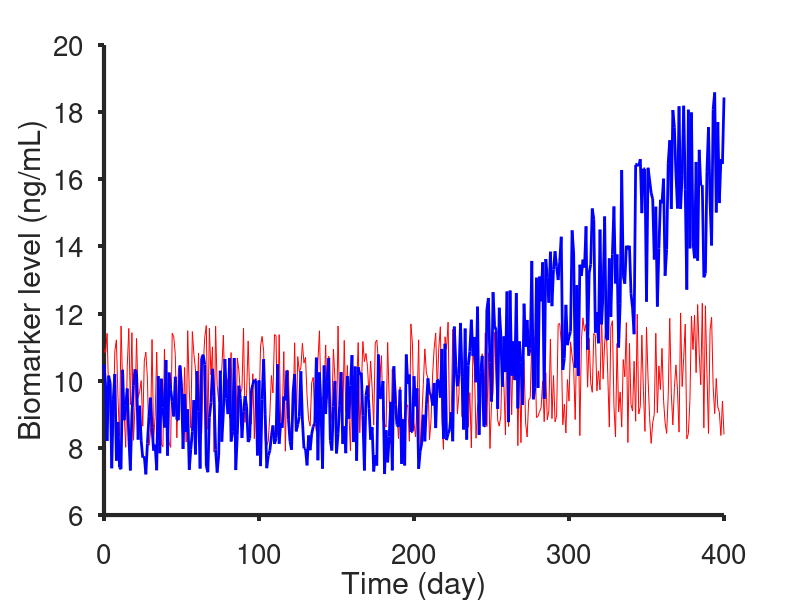

Here is the MATLAB script that generated this plot: (Note: this script raises an error after producing the figure.)
%% observation and sampling time only exponential
clear all; close all; clc
%
time = (0:400)';
num_patients = 200;
%healthy baseline and std
Ch0 = 8; %ng/mL
std_h = 1.5; %ng/mL
Ch0_rnd = std_h.*randn(num_patients,1) + Ch0;
s_mean_k_gr_non = linspace(0,0,1);
max_k_gr_non = log(2)/18/30 + s_mean_k_gr_non;% ;
min_k_gr_non = 1e-5 + s_mean_k_gr_non;% ;
% max_k_decay_non = log(2)/5/30;
% min_k_decay_non = log(2)/24/30;
k_gr_non_rnd = (max_k_gr_non - min_k_gr_non).*rand(num_patients,1) + min_k_gr_non;%mean([0 1/18/30]);
% k_decay_non_rnd = (max_k_decay_non - min_k_decay_non).*rand(num_patients,size(k_gr_non_rnd,2)) + min_k_decay_non;%mean([1/(24*30) 1/150]);

m_k_gr_non_rnd = mean(k_gr_non_rnd);
sd_k_gr_non_rnd = std(k_gr_non_rnd);

%unhealthy baseline and std
Ca0 = 8; %ng/mL
std_a = 1.5; %ng/mL
Ca0_rnd = std_a.*randn(num_patients,1) + Ca0;
s_mean_k_growth_agg = linspace(0,0,1);
max_k_gr_agg = log(2)/2/30 + s_mean_k_growth_agg;
min_k_gr_agg = log(2)/18/300 + s_mean_k_growth_agg;
% max_k_decay_agg = log(2)/30;
% min_k_decay_agg = log(2)/5/30;
k_gr_agg_rnd = (max_k_gr_agg - min_k_gr_agg).*rand(num_patients,1) + min_k_gr_agg;%linspace(1/18/30,1/2/30,50); %day-1
% k_decay_agg_rnd = (max_k_decay_agg - min_k_decay_agg).*rand(num_patients,size(k_gr_non_rnd,2)) + min_k_decay_agg;%linspace(1/150,1/30,50); %day-1

m_k_gr_agg_rnd = mean(k_gr_agg_rnd);
sd_k_gr_rnd = std(k_gr_agg_rnd);

noise_i = 50;

C_healthy = zeros(numel(time),num_patients);
C_unhealthy = zeros(numel(time),num_patients);
t_onset = 200;




for j = 1:num_patients
    for i = 1:numel(time)
        if i < t_onset
            C_healthy(i,j) = Ch0_rnd(j);
            C_unhealthy(i,j) = Ca0_rnd(j);
        else
            C_healthy(i,j) = Ch0_rnd(j)*exp(k_gr_non_rnd(j)*time(i-(t_onset-1)));
            C_unhealthy(i,j) = Ca0_rnd(j)*exp(k_gr_agg_rnd(j)*time(i-(t_onset-1)));
        end
    end
end



C_healthy_noise1 = zeros(numel(time),num_patients);
C_unhealthy_noise1 = zeros(numel(time),num_patients);


for j = 1:num_patients
    C_healthy_noise1(:,j) = C_healthy(:,j)+noise_i*rand(1,numel(C_healthy(:,j)))'.*C_healthy(:,j)/100;
    C_unhealthy_noise1(:,j) = C_unhealthy(:,j)+noise_i*rand(1,numel(C_unhealthy(:,j)))'.*C_unhealthy(:,j)/100;
end


figure;plot(time,squeeze(C_healthy_noise1(:,1)),'r-',time,squeeze(C_unhealthy_noise1(:,1)),'b-','LineWidth', 2);%,time,squeeze(C_unhealthy_noise1(:,1,:)),'b-'); 
title('');
xlabel('Time (day)'); ylabel('Biomarker level (ng/mL)');
set(gca,'box','off','TickDir','out',...
    'FontSize',20,'FontName','Helvetica','LineWidth', 3);

% KNN
% model 1
p = 0.9;      % proportion of rows to select for training
N = num_patients;  % total number of rows
num_sample = round(linspace(1,50,10));
observationspan = round(linspace(1,400,400));
test_iter = 10;
tf_healthy = false(N,numel(num_sample),test_iter);    % create logical index vector
tf_healthy(1:round(p*N),:,:) = true;


for m = 1:numel(num_sample) 
    n = num_sample(m);
    meanF1(m) = 0;
    while (meanF1(m) < .9) && (n <= numel(observationspan))
        for l = 1:test_iter
            clear train_data test_data
            tf_healthy2(:,m,l) = tf_healthy(randperm(N),m,l);   % randomise order
            C_healthy_noise1_train(:,:,m,l) = C_healthy_noise1(:,squeeze(tf_healthy2(:,m,l)));
            C_healthy_noise1_test(:,:,m,l) = C_healthy_noise1(:,squeeze(~tf_healthy2(:,m,l)));
            % for now using the same index of random selection for healthy and
            % unhealthy
            C_unhealthy_noise1_train(:,:,m,l) = C_unhealthy_noise1(:,squeeze(tf_healthy2(:,m,l)));
            C_unhealthy_noise1_test(:,:,m,l) = C_unhealthy_noise1(:,squeeze(~tf_healthy2(:,m,l)));
            
            train_data = [C_healthy_noise1_train(round(linspace(1,observationspan(n),num_sample(m))),:,m,l),C_unhealthy_noise1_train(round(linspace(1,observationspan(n),num_sample(m))),:,m,l)];
            test_data = [C_healthy_noise1_test(round(linspace(1,observationspan(n),num_sample(m))),:,m,l),C_unhealthy_noise1_test(round(linspace(1,observationspan(n),num_sample(m))),:,m,l)];
            train_labels(:,m,l) = [ones(1,p*N),zeros(1,p*N)];
            test_true_labels(:,m,l) = [ones(1,round((1-p)*N)),zeros(1,round((1-p)*N))];
            
            [predicted_labels(:,m,l),nn_index,accuracy] = KNN_(3,train_data',train_labels(:,m,l)',test_data');
            [cm(:,:,m,l),gn(:,:,m,l)] = confusionmat(test_true_labels(:,m,l)',predicted_labels(:,m,l));
            % precision, recall and f1Scores
            %             accuracy1(:,m,n,l) =  sum(diag(cm(:,:,n,l)))./sum(sum(cm(:,:,n,l)));
            precision(:,m,l) = diag(cm(:,:,m,l))./sum(cm(:,:,m,l),2);
            recall(:,m,l) = diag(cm(:,:,m,l))./sum(cm(:,:,m,l),1)';
            f1Scores(:,m,l) = 2*(precision(:,m,l).*recall(:,m,l))./(precision(:,m,l)+recall(:,m,l));
            
        end        
        x(m) = n;
        n = n+1;
        meanF1(m) = mean(mean(f1Scores(:,m,:),1),3);
    end    
    observ_t(m) = observationspan(x(m));% check
       
end




figure;
h = plot(num_sample, observ_t,'*-','LineWidth', 3);
title('');
xlabel('number of samples'); ylabel('Observation span (day)');
set(gca,'box','off','TickDir','out',...
    'FontSize',20,'FontName','Helvetica','LineWidth', 3);